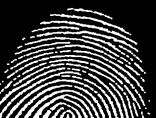
%> input picture lab08 - Przeksztalcenia morfologiczne/resources/fingerprint.bmp, 156 x 118 px, shrunk from 315 x 238 before the run
$ octave B.m   (GNU Octave 9; MATLAB toolbox functions it lacks are replaced by stand-ins)
%> lines starting %> are read from the running program, lines starting %| are printed output that depends on the picture; in (x1, y1, x2, y2) boxes, pixels count from 0 and x2, y2 are one past the last pixel; in counts of white or black regions, pixels touching at a corner belong together; the program's own positions count from 1
close all;
clearvars;
clc;

I = imread('resources/fingerprint.bmp');
%> I is the input picture: size 118x156 uint8; min 0, max 255, mean 66.6

figure(1);
subplot(2,2,1); imshow(I); title('oryginal');
subplot(2,2,2); imshow(bwmorph(I, 'thin')); title('scienianie x 1');
%> after `imshow(bwmorph(I, 'thin'))`:
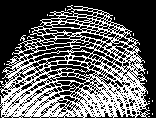
%> displayed picture: size 118x156 logical; 37.6% white in thin lines or dots
subplot(2,2,3); imshow(bwmorph(I, 'thin', 2)); title('scienianie x 2');
subplot(2,2,4); imshow(bwmorph(I, 'thin', Inf)); title('scienianie x Inf');

I = imread('resources/kosc.bmp');
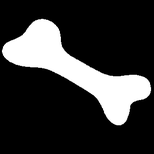
%> input picture lab08 - Przeksztalcenia morfologiczne/resources/kosc.bmp, 154 x 154 px, shrunk from 311 x 311 before the run
%> I is the input picture: size 154x154 uint8; min 0, max 255, mean 54.1

figure(2);
subplot(2,2,1); imshow(I); title('oryginal');
subplot(2,2,2); imshow(bwmorph(I, 'skel')); title('szkieletyzacja x 1');
%> after `imshow(bwmorph(I, 'skel'))`:
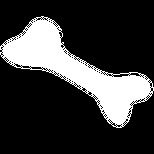
%> displayed picture: size 154x154 logical; 23% white; 1 white region, box (x1, y1, x2, y2) and area: (0, 16, 154, 128) 5459
subplot(2,2,3); imshow(bwmorph(I, 'skel', 2)); title('szkieletyzacja x 2');
%> after `imshow(bwmorph(I, 'skel', 2))`:
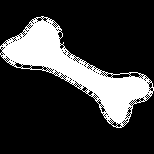
%> displayed picture: size 154x154 logical; 22.1% white; 1 white region, box (x1, y1, x2, y2) and area: (0, 16, 154, 128) 5230
subplot(2,2,4); imshow(bwmorph(I, 'skel', Inf)); title('szkieletyzacja x Inf');
%> after `imshow(bwmorph(I, 'skel', Inf))`:
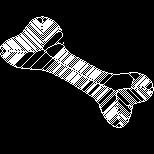
%> displayed picture: size 154x154 logical; 13.7% white in thin lines or dots, all inside (x1, y1, x2, y2) = (0, 16, 154, 128)

%% otwarcie przez rekonstrukcje
I = imread('resources/text.bmp');
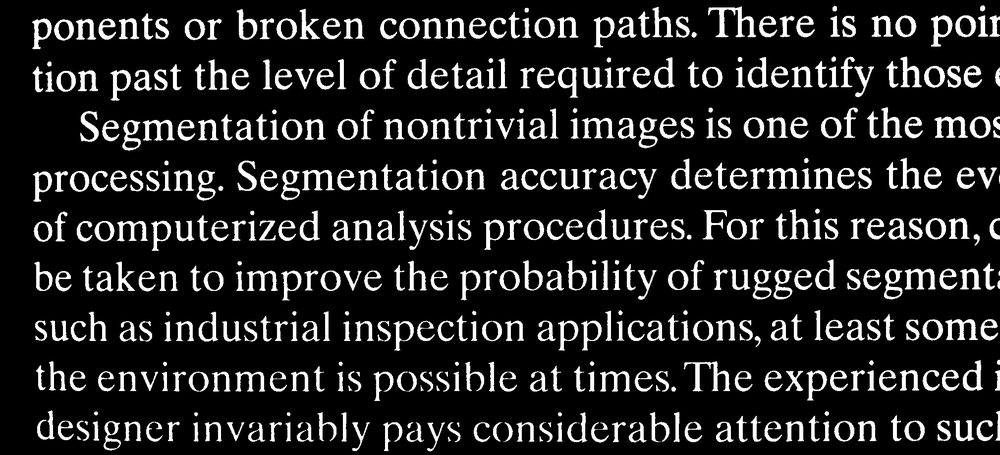
%> input picture lab08 - Przeksztalcenia morfologiczne/resources/text.bmp, 1000 x 455 px, shrunk from 2018 x 918 before the run
%> I is the input picture: size 455x1000 uint8; min 0, max 255, mean 35.5
figure(3);
subplot(5,1,1); imshow(I); title('oryginal');
I_otwarcie = imopen(I, ones(51,1));
%> I_otwarcie: size 455x1000 uint8; every value is 0
subplot(5,1,2); imshow(I_otwarcie); title('otwarcie pionowymi liniami o dlugosci 51');
marker = imerode(I, ones(51,1));
maska = I;
I_rekonstr = imreconstruct(marker, maska);
subplot(5,1,3); imshow(I_rekonstr); title('rekonstrukcja');

%% wypelnienia dziur
I_wypeln = imfill(I, 'holes');
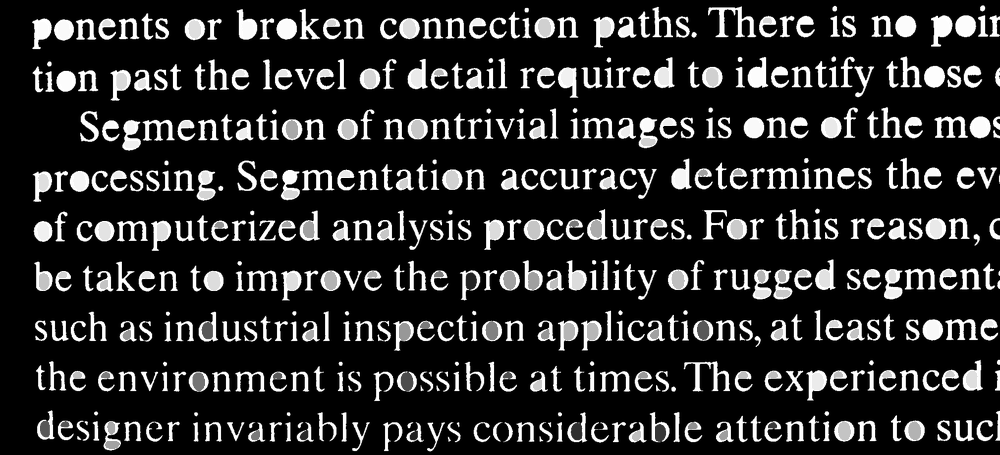
%> I_wypeln: size 455x1000 uint8; min 0, max 255, mean 41.8
subplot(5,1,4); imshow(I_wypeln); title('wypelnienia dziur');

%% czyszczenie brzegu
I_brzeg = imclearborder(I);
subplot(5,1,5); imshow(I_brzeg); title('czyszczenie brzegu');
